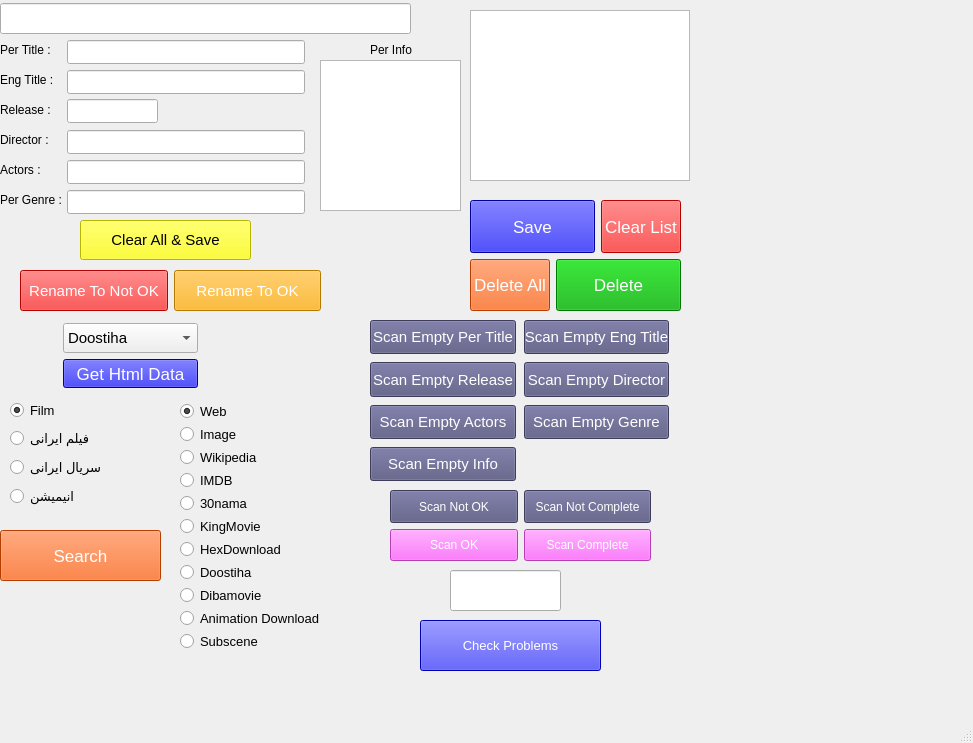
<?xml version="1.0" encoding="UTF-8"?>
<ui version="4.0">
 <class>MainWindow</class>
 <widget class="QMainWindow" name="MainWindow">
  <property name="geometry">
   <rect>
    <x>0</x>
    <y>0</y>
    <width>973</width>
    <height>743</height>
   </rect>
  </property>
  <property name="sizePolicy">
   <sizepolicy hsizetype="Minimum" vsizetype="Minimum">
    <horstretch>0</horstretch>
    <verstretch>0</verstretch>
   </sizepolicy>
  </property>
  <property name="font">
   <font>
    <pointsize>10</pointsize>
   </font>
  </property>
  <property name="windowTitle">
   <string>MainWindow</string>
  </property>
  <widget class="QWidget" name="centralwidget">
   <widget class="QLabel" name="label">
    <property name="geometry">
     <rect>
      <x>0</x>
      <y>40</y>
      <width>62</width>
      <height>20</height>
     </rect>
    </property>
    <property name="font">
     <font>
      <pointsize>9</pointsize>
     </font>
    </property>
    <property name="text">
     <string>Per Title :</string>
    </property>
   </widget>
   <widget class="QLabel" name="label_2">
    <property name="geometry">
     <rect>
      <x>0</x>
      <y>70</y>
      <width>62</width>
      <height>20</height>
     </rect>
    </property>
    <property name="font">
     <font>
      <pointsize>9</pointsize>
     </font>
    </property>
    <property name="text">
     <string>Eng Title :</string>
    </property>
    <property name="buddy">
     <cstring>lineEdit_eng_title</cstring>
    </property>
   </widget>
   <widget class="QLabel" name="label_4">
    <property name="geometry">
     <rect>
      <x>0</x>
      <y>100</y>
      <width>62</width>
      <height>20</height>
     </rect>
    </property>
    <property name="font">
     <font>
      <pointsize>9</pointsize>
     </font>
    </property>
    <property name="text">
     <string>Release :</string>
    </property>
    <property name="buddy">
     <cstring>lineEdit_release</cstring>
    </property>
   </widget>
   <widget class="QLineEdit" name="lineEdit_release">
    <property name="geometry">
     <rect>
      <x>67</x>
      <y>99</y>
      <width>91</width>
      <height>24</height>
     </rect>
    </property>
    <property name="font">
     <font>
      <pointsize>10</pointsize>
     </font>
    </property>
   </widget>
   <widget class="QLineEdit" name="lineEdit_director">
    <property name="geometry">
     <rect>
      <x>67</x>
      <y>130</y>
      <width>238</width>
      <height>24</height>
     </rect>
    </property>
    <property name="font">
     <font>
      <pointsize>10</pointsize>
     </font>
    </property>
   </widget>
   <widget class="QLabel" name="label_5">
    <property name="geometry">
     <rect>
      <x>0</x>
      <y>130</y>
      <width>62</width>
      <height>20</height>
     </rect>
    </property>
    <property name="font">
     <font>
      <pointsize>9</pointsize>
     </font>
    </property>
    <property name="text">
     <string>Director :</string>
    </property>
    <property name="buddy">
     <cstring>lineEdit_director</cstring>
    </property>
   </widget>
   <widget class="QLabel" name="label_6">
    <property name="geometry">
     <rect>
      <x>0</x>
      <y>160</y>
      <width>62</width>
      <height>20</height>
     </rect>
    </property>
    <property name="font">
     <font>
      <pointsize>9</pointsize>
     </font>
    </property>
    <property name="text">
     <string>Actors :</string>
    </property>
    <property name="buddy">
     <cstring>lineEdit_actors</cstring>
    </property>
   </widget>
   <widget class="QLineEdit" name="lineEdit_actors">
    <property name="geometry">
     <rect>
      <x>67</x>
      <y>160</y>
      <width>238</width>
      <height>24</height>
     </rect>
    </property>
    <property name="font">
     <font>
      <pointsize>10</pointsize>
     </font>
    </property>
   </widget>
   <widget class="QLabel" name="label_7">
    <property name="geometry">
     <rect>
      <x>0</x>
      <y>190</y>
      <width>62</width>
      <height>20</height>
     </rect>
    </property>
    <property name="font">
     <font>
      <pointsize>9</pointsize>
     </font>
    </property>
    <property name="text">
     <string>Per Genre :</string>
    </property>
   </widget>
   <widget class="QLabel" name="label_9">
    <property name="geometry">
     <rect>
      <x>370</x>
      <y>40</y>
      <width>47</width>
      <height>20</height>
     </rect>
    </property>
    <property name="font">
     <font>
      <pointsize>9</pointsize>
     </font>
    </property>
    <property name="text">
     <string>Per Info</string>
    </property>
   </widget>
   <widget class="QTextEdit" name="textEdit_per_info">
    <property name="geometry">
     <rect>
      <x>320</x>
      <y>60</y>
      <width>141</width>
      <height>151</height>
     </rect>
    </property>
    <property name="font">
     <font>
      <pointsize>8</pointsize>
     </font>
    </property>
    <property name="layoutDirection">
     <enum>Qt::LeftToRight</enum>
    </property>
   </widget>
   <widget class="QLineEdit" name="lineEdit_per_title">
    <property name="geometry">
     <rect>
      <x>67</x>
      <y>40</y>
      <width>238</width>
      <height>24</height>
     </rect>
    </property>
    <property name="font">
     <font>
      <pointsize>10</pointsize>
     </font>
    </property>
   </widget>
   <widget class="QLineEdit" name="lineEdit_per_genre">
    <property name="geometry">
     <rect>
      <x>67</x>
      <y>190</y>
      <width>238</width>
      <height>24</height>
     </rect>
    </property>
    <property name="font">
     <font>
      <pointsize>10</pointsize>
     </font>
    </property>
   </widget>
   <widget class="QLineEdit" name="lineEdit_eng_title">
    <property name="geometry">
     <rect>
      <x>67</x>
      <y>70</y>
      <width>238</width>
      <height>24</height>
     </rect>
    </property>
    <property name="font">
     <font>
      <pointsize>10</pointsize>
      <bold>true</bold>
     </font>
    </property>
   </widget>
   <widget class="QPushButton" name="pushButton_clear_all_and_save">
    <property name="geometry">
     <rect>
      <x>80</x>
      <y>220</y>
      <width>171</width>
      <height>40</height>
     </rect>
    </property>
    <property name="font">
     <font>
      <pointsize>11</pointsize>
     </font>
    </property>
    <property name="styleSheet">
     <string notr="true">color: rgb(0, 0, 0);
background-color: rgb(255, 255, 0);
</string>
    </property>
    <property name="text">
     <string>Clear All &amp;&amp; Save</string>
    </property>
    <property name="autoDefault">
     <bool>false</bool>
    </property>
   </widget>
   <widget class="QLineEdit" name="label_name">
    <property name="geometry">
     <rect>
      <x>0</x>
      <y>3</y>
      <width>411</width>
      <height>31</height>
     </rect>
    </property>
    <property name="font">
     <font>
      <pointsize>13</pointsize>
      <bold>true</bold>
     </font>
    </property>
    <property name="styleSheet">
     <string notr="true">color: rgb(255, 0, 0);</string>
    </property>
    <property name="alignment">
     <set>Qt::AlignCenter</set>
    </property>
   </widget>
   <widget class="QWidget" name="layoutWidget">
    <property name="geometry">
     <rect>
      <x>370</x>
      <y>320</y>
      <width>299</width>
      <height>161</height>
     </rect>
    </property>
    <property name="font">
     <font>
      <pointsize>11</pointsize>
     </font>
    </property>
    <layout class="QGridLayout" name="gridLayout">
     <property name="topMargin">
      <number>0</number>
     </property>
     <property name="bottomMargin">
      <number>0</number>
     </property>
     <property name="spacing">
      <number>8</number>
     </property>
     <item row="2" column="0">
      <widget class="QPushButton" name="pushButton_scan_actors">
       <property name="sizePolicy">
        <sizepolicy hsizetype="Minimum" vsizetype="Minimum">
         <horstretch>0</horstretch>
         <verstretch>0</verstretch>
        </sizepolicy>
       </property>
       <property name="font">
        <font>
         <pointsize>11</pointsize>
        </font>
       </property>
       <property name="styleSheet">
        <string notr="true">background-color: rgb(85, 85, 127);
color: rgb(255, 255, 255);
</string>
       </property>
       <property name="text">
        <string>Scan Empty Actors</string>
       </property>
       <property name="autoDefault">
        <bool>false</bool>
       </property>
      </widget>
     </item>
     <item row="2" column="1">
      <widget class="QPushButton" name="pushButton_scan_genre">
       <property name="sizePolicy">
        <sizepolicy hsizetype="Minimum" vsizetype="Minimum">
         <horstretch>0</horstretch>
         <verstretch>0</verstretch>
        </sizepolicy>
       </property>
       <property name="font">
        <font>
         <pointsize>11</pointsize>
        </font>
       </property>
       <property name="styleSheet">
        <string notr="true">background-color: rgb(85, 85, 127);
color: rgb(255, 255, 255);
</string>
       </property>
       <property name="text">
        <string>Scan Empty Genre</string>
       </property>
       <property name="autoDefault">
        <bool>false</bool>
       </property>
      </widget>
     </item>
     <item row="1" column="1">
      <widget class="QPushButton" name="pushButton_scan_director">
       <property name="sizePolicy">
        <sizepolicy hsizetype="Minimum" vsizetype="Minimum">
         <horstretch>0</horstretch>
         <verstretch>0</verstretch>
        </sizepolicy>
       </property>
       <property name="font">
        <font>
         <pointsize>11</pointsize>
        </font>
       </property>
       <property name="styleSheet">
        <string notr="true">background-color: rgb(85, 85, 127);
color: rgb(255, 255, 255);
</string>
       </property>
       <property name="text">
        <string>Scan Empty Director</string>
       </property>
       <property name="autoDefault">
        <bool>false</bool>
       </property>
      </widget>
     </item>
     <item row="3" column="0">
      <widget class="QPushButton" name="pushButton_scan_info">
       <property name="sizePolicy">
        <sizepolicy hsizetype="Minimum" vsizetype="Minimum">
         <horstretch>0</horstretch>
         <verstretch>0</verstretch>
        </sizepolicy>
       </property>
       <property name="font">
        <font>
         <pointsize>11</pointsize>
        </font>
       </property>
       <property name="styleSheet">
        <string notr="true">background-color: rgb(85, 85, 127);
color: rgb(255, 255, 255);
</string>
       </property>
       <property name="text">
        <string>Scan Empty Info</string>
       </property>
       <property name="autoDefault">
        <bool>false</bool>
       </property>
      </widget>
     </item>
     <item row="1" column="0">
      <widget class="QPushButton" name="pushButton_scan_release">
       <property name="sizePolicy">
        <sizepolicy hsizetype="Minimum" vsizetype="Minimum">
         <horstretch>0</horstretch>
         <verstretch>0</verstretch>
        </sizepolicy>
       </property>
       <property name="font">
        <font>
         <pointsize>11</pointsize>
        </font>
       </property>
       <property name="styleSheet">
        <string notr="true">background-color: rgb(85, 85, 127);
color: rgb(255, 255, 255);
</string>
       </property>
       <property name="text">
        <string>Scan Empty Release</string>
       </property>
       <property name="autoDefault">
        <bool>false</bool>
       </property>
      </widget>
     </item>
     <item row="0" column="0">
      <widget class="QPushButton" name="pushButton_scan_per_title">
       <property name="sizePolicy">
        <sizepolicy hsizetype="Minimum" vsizetype="Minimum">
         <horstretch>0</horstretch>
         <verstretch>0</verstretch>
        </sizepolicy>
       </property>
       <property name="font">
        <font>
         <pointsize>11</pointsize>
        </font>
       </property>
       <property name="styleSheet">
        <string notr="true">background-color: rgb(85, 85, 127);
color: rgb(255, 255, 255);
</string>
       </property>
       <property name="text">
        <string>Scan Empty Per Title</string>
       </property>
       <property name="autoDefault">
        <bool>false</bool>
       </property>
      </widget>
     </item>
     <item row="0" column="1">
      <widget class="QPushButton" name="pushButton_scan_eng_title">
       <property name="sizePolicy">
        <sizepolicy hsizetype="Minimum" vsizetype="Minimum">
         <horstretch>0</horstretch>
         <verstretch>0</verstretch>
        </sizepolicy>
       </property>
       <property name="font">
        <font>
         <pointsize>11</pointsize>
        </font>
       </property>
       <property name="styleSheet">
        <string notr="true">background-color: rgb(85, 85, 127);
color: rgb(255, 255, 255);
</string>
       </property>
       <property name="text">
        <string>Scan Empty Eng Title</string>
       </property>
       <property name="autoDefault">
        <bool>false</bool>
       </property>
      </widget>
     </item>
    </layout>
   </widget>
   <widget class="QWidget" name="layoutWidget">
    <property name="geometry">
     <rect>
      <x>470</x>
      <y>200</y>
      <width>211</width>
      <height>111</height>
     </rect>
    </property>
    <layout class="QGridLayout" name="gridLayout_2">
     <item row="1" column="0">
      <widget class="QPushButton" name="pushButton_delete_all">
       <property name="sizePolicy">
        <sizepolicy hsizetype="Minimum" vsizetype="Minimum">
         <horstretch>0</horstretch>
         <verstretch>0</verstretch>
        </sizepolicy>
       </property>
       <property name="font">
        <font>
         <pointsize>13</pointsize>
         <italic>false</italic>
         <bold>false</bold>
        </font>
       </property>
       <property name="styleSheet">
        <string notr="true">background-color: rgb(255, 85, 0);
color: rgb(255, 255, 255);
</string>
       </property>
       <property name="text">
        <string>Delete All</string>
       </property>
       <property name="autoDefault">
        <bool>false</bool>
       </property>
      </widget>
     </item>
     <item row="0" column="0" colspan="2">
      <widget class="QPushButton" name="pushButton_save">
       <property name="sizePolicy">
        <sizepolicy hsizetype="Minimum" vsizetype="Minimum">
         <horstretch>0</horstretch>
         <verstretch>0</verstretch>
        </sizepolicy>
       </property>
       <property name="font">
        <font>
         <pointsize>13</pointsize>
         <italic>false</italic>
         <bold>false</bold>
        </font>
       </property>
       <property name="styleSheet">
        <string notr="true">background-color: rgb(0, 0, 227);
color: rgb(255, 255, 255);</string>
       </property>
       <property name="text">
        <string>Save</string>
       </property>
       <property name="autoDefault">
        <bool>false</bool>
       </property>
      </widget>
     </item>
     <item row="1" column="1" colspan="2">
      <widget class="QPushButton" name="pushButton_delete">
       <property name="sizePolicy">
        <sizepolicy hsizetype="Minimum" vsizetype="Minimum">
         <horstretch>0</horstretch>
         <verstretch>0</verstretch>
        </sizepolicy>
       </property>
       <property name="font">
        <font>
         <pointsize>13</pointsize>
         <italic>false</italic>
         <bold>false</bold>
        </font>
       </property>
       <property name="styleSheet">
        <string notr="true">background-color: rgb(0, 170, 0);
color: rgb(255, 255, 255);

</string>
       </property>
       <property name="text">
        <string>Delete</string>
       </property>
       <property name="autoDefault">
        <bool>false</bool>
       </property>
      </widget>
     </item>
     <item row="0" column="2">
      <widget class="QPushButton" name="pushButton_clear">
       <property name="sizePolicy">
        <sizepolicy hsizetype="Minimum" vsizetype="Minimum">
         <horstretch>0</horstretch>
         <verstretch>0</verstretch>
        </sizepolicy>
       </property>
       <property name="font">
        <font>
         <pointsize>13</pointsize>
         <italic>false</italic>
         <bold>false</bold>
        </font>
       </property>
       <property name="styleSheet">
        <string notr="true">background-color: rgb(255, 0, 0);
color: rgb(255, 255, 255);

</string>
       </property>
       <property name="text">
        <string>Clear List</string>
       </property>
      </widget>
     </item>
    </layout>
   </widget>
   <widget class="QListWidget" name="listWidget_hidden">
    <property name="geometry">
     <rect>
      <x>470</x>
      <y>10</y>
      <width>220</width>
      <height>171</height>
     </rect>
    </property>
   </widget>
   <widget class="QWidget" name="layoutWidget">
    <property name="geometry">
     <rect>
      <x>20</x>
      <y>270</y>
      <width>301</width>
      <height>41</height>
     </rect>
    </property>
    <property name="font">
     <font>
      <pointsize>11</pointsize>
     </font>
    </property>
    <layout class="QHBoxLayout" name="horizontalLayout_2">
     <item>
      <widget class="QPushButton" name="pushButton_rename_to_not_ok">
       <property name="sizePolicy">
        <sizepolicy hsizetype="Minimum" vsizetype="Minimum">
         <horstretch>0</horstretch>
         <verstretch>0</verstretch>
        </sizepolicy>
       </property>
       <property name="font">
        <font>
         <pointsize>11</pointsize>
         <italic>false</italic>
         <bold>false</bold>
        </font>
       </property>
       <property name="styleSheet">
        <string notr="true">background-color: rgb(255, 0, 0);
color: rgb(255, 255, 255);

</string>
       </property>
       <property name="text">
        <string>Rename To Not OK</string>
       </property>
      </widget>
     </item>
     <item>
      <widget class="QPushButton" name="pushButton_rename_to_ok">
       <property name="sizePolicy">
        <sizepolicy hsizetype="Minimum" vsizetype="Minimum">
         <horstretch>0</horstretch>
         <verstretch>0</verstretch>
        </sizepolicy>
       </property>
       <property name="font">
        <font>
         <pointsize>11</pointsize>
         <italic>false</italic>
         <bold>false</bold>
        </font>
       </property>
       <property name="styleSheet">
        <string notr="true">background-color: rgb(255, 170, 0);
color: rgb(255, 255, 255);

</string>
       </property>
       <property name="text">
        <string>Rename To OK</string>
       </property>
      </widget>
     </item>
    </layout>
   </widget>
   <widget class="QPushButton" name="pushButton_search_web">
    <property name="geometry">
     <rect>
      <x>0</x>
      <y>530</y>
      <width>161</width>
      <height>51</height>
     </rect>
    </property>
    <property name="sizePolicy">
     <sizepolicy hsizetype="Minimum" vsizetype="Minimum">
      <horstretch>0</horstretch>
      <verstretch>0</verstretch>
     </sizepolicy>
    </property>
    <property name="font">
     <font>
      <pointsize>13</pointsize>
      <italic>false</italic>
      <bold>false</bold>
     </font>
    </property>
    <property name="styleSheet">
     <string notr="true">background-color: rgb(255, 85, 0);
color: rgb(255, 255, 255);</string>
    </property>
    <property name="text">
     <string>Search</string>
    </property>
    <property name="autoDefault">
     <bool>false</bool>
    </property>
   </widget>
   <widget class="QWidget" name="layoutWidget_2">
    <property name="geometry">
     <rect>
      <x>390</x>
      <y>490</y>
      <width>261</width>
      <height>71</height>
     </rect>
    </property>
    <layout class="QHBoxLayout" name="horizontalLayout_6">
     <item>
      <layout class="QVBoxLayout" name="verticalLayout">
       <item>
        <widget class="QPushButton" name="pushButton_scan_not_ok">
         <property name="sizePolicy">
          <sizepolicy hsizetype="Minimum" vsizetype="Minimum">
           <horstretch>0</horstretch>
           <verstretch>0</verstretch>
          </sizepolicy>
         </property>
         <property name="font">
          <font>
           <pointsize>9</pointsize>
          </font>
         </property>
         <property name="styleSheet">
          <string notr="true">background-color: rgb(85, 85, 127);
color: rgb(255, 255, 255);
</string>
         </property>
         <property name="text">
          <string>Scan Not OK</string>
         </property>
         <property name="autoDefault">
          <bool>false</bool>
         </property>
        </widget>
       </item>
       <item>
        <widget class="QPushButton" name="pushButton_scan_ok">
         <property name="sizePolicy">
          <sizepolicy hsizetype="Minimum" vsizetype="Minimum">
           <horstretch>0</horstretch>
           <verstretch>0</verstretch>
          </sizepolicy>
         </property>
         <property name="font">
          <font>
           <pointsize>9</pointsize>
          </font>
         </property>
         <property name="styleSheet">
          <string notr="true">background-color: rgb(255, 85, 255);
color: rgb(255, 255, 255);
</string>
         </property>
         <property name="text">
          <string>Scan OK</string>
         </property>
         <property name="autoDefault">
          <bool>false</bool>
         </property>
        </widget>
       </item>
      </layout>
     </item>
     <item>
      <layout class="QVBoxLayout" name="verticalLayout_4">
       <item>
        <widget class="QPushButton" name="pushButton_scan_not_complete">
         <property name="sizePolicy">
          <sizepolicy hsizetype="Minimum" vsizetype="Minimum">
           <horstretch>0</horstretch>
           <verstretch>0</verstretch>
          </sizepolicy>
         </property>
         <property name="font">
          <font>
           <pointsize>9</pointsize>
          </font>
         </property>
         <property name="styleSheet">
          <string notr="true">background-color: rgb(85, 85, 127);
color: rgb(255, 255, 255);
</string>
         </property>
         <property name="text">
          <string>Scan Not Complete</string>
         </property>
         <property name="autoDefault">
          <bool>false</bool>
         </property>
        </widget>
       </item>
       <item>
        <widget class="QPushButton" name="pushButton_scan_complete">
         <property name="sizePolicy">
          <sizepolicy hsizetype="Minimum" vsizetype="Minimum">
           <horstretch>0</horstretch>
           <verstretch>0</verstretch>
          </sizepolicy>
         </property>
         <property name="font">
          <font>
           <pointsize>9</pointsize>
          </font>
         </property>
         <property name="styleSheet">
          <string notr="true">background-color: rgb(255, 85, 255);
color: rgb(255, 255, 255);
</string>
         </property>
         <property name="text">
          <string>Scan Complete</string>
         </property>
         <property name="autoDefault">
          <bool>false</bool>
         </property>
        </widget>
       </item>
      </layout>
     </item>
    </layout>
   </widget>
   <widget class="QLineEdit" name="lineEdit_check_problem">
    <property name="geometry">
     <rect>
      <x>450</x>
      <y>570</y>
      <width>111</width>
      <height>41</height>
     </rect>
    </property>
    <property name="font">
     <font>
      <pointsize>13</pointsize>
     </font>
    </property>
    <property name="frame">
     <bool>true</bool>
    </property>
    <property name="alignment">
     <set>Qt::AlignCenter</set>
    </property>
   </widget>
   <widget class="QPushButton" name="pushButton_check_problem">
    <property name="geometry">
     <rect>
      <x>420</x>
      <y>620</y>
      <width>181</width>
      <height>51</height>
     </rect>
    </property>
    <property name="styleSheet">
     <string notr="true">background-color: rgb(0, 0, 255);
color: rgb(255, 255, 255);
font: 14pt &quot;Segoe UI&quot;;</string>
    </property>
    <property name="text">
     <string>Check Problems</string>
    </property>
   </widget>
   <widget class="QWidget" name="layoutWidget">
    <property name="geometry">
     <rect>
      <x>60</x>
      <y>320</y>
      <width>141</width>
      <height>71</height>
     </rect>
    </property>
    <layout class="QVBoxLayout" name="verticalLayout_5" stretch="0,0">
     <property name="leftMargin">
      <number>3</number>
     </property>
     <property name="topMargin">
      <number>3</number>
     </property>
     <property name="rightMargin">
      <number>3</number>
     </property>
     <property name="bottomMargin">
      <number>3</number>
     </property>
     <item>
      <widget class="QComboBox" name="comboBox">
       <property name="sizePolicy">
        <sizepolicy hsizetype="Minimum" vsizetype="Minimum">
         <horstretch>0</horstretch>
         <verstretch>0</verstretch>
        </sizepolicy>
       </property>
       <property name="font">
        <font>
         <pointsize>11</pointsize>
        </font>
       </property>
       <item>
        <property name="text">
         <string>Doostiha</string>
        </property>
       </item>
       <item>
        <property name="text">
         <string>HexDownload</string>
        </property>
       </item>
      </widget>
     </item>
     <item>
      <widget class="QPushButton" name="pushButton_get_html_data">
       <property name="sizePolicy">
        <sizepolicy hsizetype="Minimum" vsizetype="Minimum">
         <horstretch>0</horstretch>
         <verstretch>0</verstretch>
        </sizepolicy>
       </property>
       <property name="font">
        <font>
         <pointsize>13</pointsize>
         <italic>false</italic>
         <bold>false</bold>
        </font>
       </property>
       <property name="styleSheet">
        <string notr="true">background-color: rgb(0, 0, 227);
color: rgb(255, 255, 255);</string>
       </property>
       <property name="text">
        <string>Get Html Data</string>
       </property>
       <property name="autoDefault">
        <bool>false</bool>
       </property>
      </widget>
     </item>
    </layout>
   </widget>
   <widget class="QWidget" name="layoutWidget_4">
    <property name="geometry">
     <rect>
      <x>180</x>
      <y>400</y>
      <width>161</width>
      <height>254</height>
     </rect>
    </property>
    <layout class="QVBoxLayout" name="verticalLayout_6">
     <property name="spacing">
      <number>1</number>
     </property>
     <item>
      <widget class="QRadioButton" name="radioButton_web_type_web">
       <property name="sizeIncrement">
        <size>
         <width>0</width>
         <height>0</height>
        </size>
       </property>
       <property name="text">
        <string>Web</string>
       </property>
       <property name="checked">
        <bool>true</bool>
       </property>
      </widget>
     </item>
     <item>
      <widget class="QRadioButton" name="radioButton_web_type_image">
       <property name="sizeIncrement">
        <size>
         <width>0</width>
         <height>0</height>
        </size>
       </property>
       <property name="text">
        <string>Image</string>
       </property>
       <property name="checked">
        <bool>false</bool>
       </property>
      </widget>
     </item>
     <item>
      <widget class="QRadioButton" name="radioButton_web_type_wikipedia">
       <property name="sizeIncrement">
        <size>
         <width>0</width>
         <height>0</height>
        </size>
       </property>
       <property name="text">
        <string>Wikipedia</string>
       </property>
       <property name="checked">
        <bool>false</bool>
       </property>
      </widget>
     </item>
     <item>
      <widget class="QRadioButton" name="radioButton_web_type_imdb">
       <property name="sizeIncrement">
        <size>
         <width>0</width>
         <height>0</height>
        </size>
       </property>
       <property name="text">
        <string>IMDB</string>
       </property>
       <property name="checked">
        <bool>false</bool>
       </property>
      </widget>
     </item>
     <item>
      <widget class="QRadioButton" name="radioButton_web_type_30nama">
       <property name="sizeIncrement">
        <size>
         <width>0</width>
         <height>0</height>
        </size>
       </property>
       <property name="text">
        <string>30nama</string>
       </property>
       <property name="checked">
        <bool>false</bool>
       </property>
      </widget>
     </item>
     <item>
      <widget class="QRadioButton" name="radioButton_web_type_kingmovie">
       <property name="sizeIncrement">
        <size>
         <width>0</width>
         <height>0</height>
        </size>
       </property>
       <property name="text">
        <string>KingMovie</string>
       </property>
       <property name="checked">
        <bool>false</bool>
       </property>
      </widget>
     </item>
     <item>
      <widget class="QRadioButton" name="radioButton_web_type_hexdownload">
       <property name="sizeIncrement">
        <size>
         <width>0</width>
         <height>0</height>
        </size>
       </property>
       <property name="text">
        <string>HexDownload</string>
       </property>
       <property name="checked">
        <bool>false</bool>
       </property>
      </widget>
     </item>
     <item>
      <widget class="QRadioButton" name="radioButton_web_type_doostiha">
       <property name="sizeIncrement">
        <size>
         <width>0</width>
         <height>0</height>
        </size>
       </property>
       <property name="text">
        <string>Doostiha</string>
       </property>
       <property name="checked">
        <bool>false</bool>
       </property>
      </widget>
     </item>
     <item>
      <widget class="QRadioButton" name="radioButton_web_type_dibamovie">
       <property name="sizeIncrement">
        <size>
         <width>0</width>
         <height>0</height>
        </size>
       </property>
       <property name="text">
        <string>Dibamovie</string>
       </property>
       <property name="checked">
        <bool>false</bool>
       </property>
      </widget>
     </item>
     <item>
      <widget class="QRadioButton" name="radioButton_web_type_animation_download">
       <property name="sizeIncrement">
        <size>
         <width>0</width>
         <height>0</height>
        </size>
       </property>
       <property name="text">
        <string>Animation Download</string>
       </property>
       <property name="checked">
        <bool>false</bool>
       </property>
      </widget>
     </item>
     <item>
      <widget class="QRadioButton" name="radioButton_web_type_subscene">
       <property name="sizeIncrement">
        <size>
         <width>0</width>
         <height>0</height>
        </size>
       </property>
       <property name="text">
        <string>Subscene</string>
       </property>
       <property name="checked">
        <bool>false</bool>
       </property>
      </widget>
     </item>
    </layout>
   </widget>
   <widget class="QWidget" name="layoutWidget_5">
    <property name="geometry">
     <rect>
      <x>10</x>
      <y>400</y>
      <width>131</width>
      <height>108</height>
     </rect>
    </property>
    <layout class="QVBoxLayout" name="verticalLayout_7">
     <item>
      <widget class="QRadioButton" name="radioButton_film_type_film">
       <property name="text">
        <string>Film</string>
       </property>
       <property name="checked">
        <bool>true</bool>
       </property>
      </widget>
     </item>
     <item>
      <widget class="QRadioButton" name="radioButton_film_type_irani_film">
       <property name="text">
        <string>فیلم ایرانی</string>
       </property>
       <property name="checked">
        <bool>false</bool>
       </property>
      </widget>
     </item>
     <item>
      <widget class="QRadioButton" name="radioButton_film_type_irani_tv">
       <property name="text">
        <string>سریال ایرانی</string>
       </property>
      </widget>
     </item>
     <item>
      <widget class="QRadioButton" name="radioButton_film_type_animation">
       <property name="text">
        <string>انیمیشن</string>
       </property>
      </widget>
     </item>
    </layout>
   </widget>
  </widget>
  <widget class="QMenuBar" name="menubar">
   <property name="geometry">
    <rect>
     <x>0</x>
     <y>0</y>
     <width>973</width>
     <height>24</height>
    </rect>
   </property>
  </widget>
  <widget class="QStatusBar" name="statusbar"/>
 </widget>
 <tabstops>
  <tabstop>lineEdit_release</tabstop>
  <tabstop>lineEdit_director</tabstop>
  <tabstop>lineEdit_actors</tabstop>
  <tabstop>textEdit_per_info</tabstop>
  <tabstop>lineEdit_per_title</tabstop>
  <tabstop>lineEdit_per_genre</tabstop>
  <tabstop>pushButton_clear_all_and_save</tabstop>
  <tabstop>label_name</tabstop>
  <tabstop>pushButton_scan_release</tabstop>
  <tabstop>pushButton_scan_director</tabstop>
  <tabstop>pushButton_scan_eng_title</tabstop>
  <tabstop>pushButton_scan_per_title</tabstop>
  <tabstop>pushButton_scan_genre</tabstop>
  <tabstop>pushButton_scan_info</tabstop>
  <tabstop>pushButton_scan_actors</tabstop>
  <tabstop>pushButton_delete_all</tabstop>
  <tabstop>pushButton_save</tabstop>
  <tabstop>pushButton_delete</tabstop>
  <tabstop>pushButton_clear</tabstop>
  <tabstop>listWidget_hidden</tabstop>
  <tabstop>pushButton_rename_to_not_ok</tabstop>
  <tabstop>pushButton_rename_to_ok</tabstop>
  <tabstop>pushButton_get_html_data</tabstop>
  <tabstop>pushButton_search_web</tabstop>
  <tabstop>lineEdit_eng_title</tabstop>
 </tabstops>
 <resources/>
 <connections/>
</ui>
